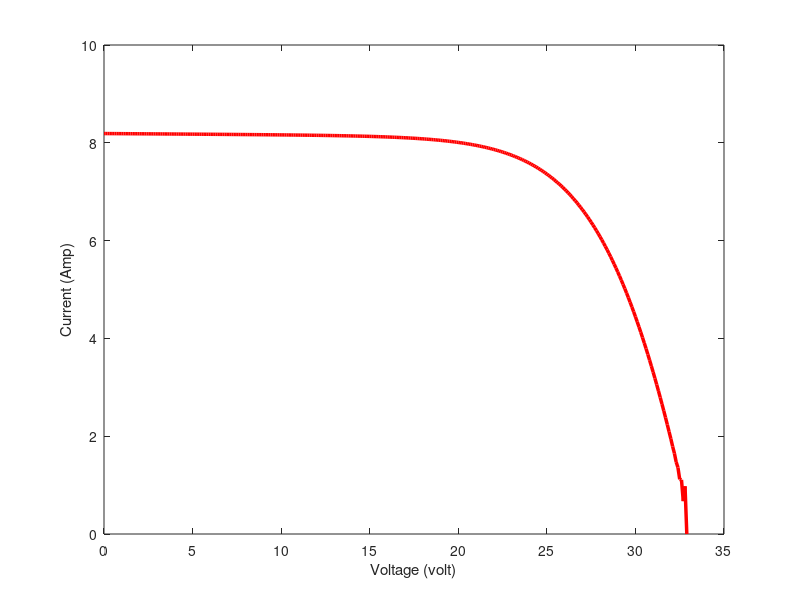
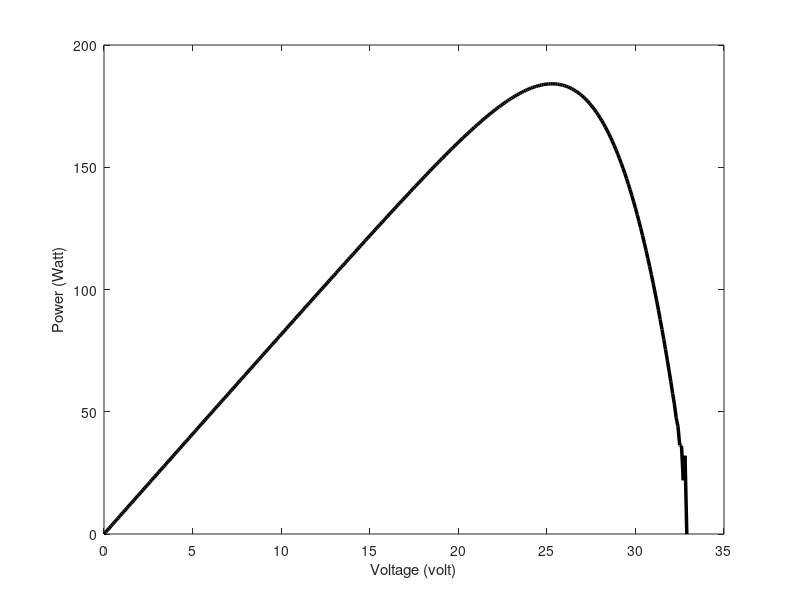

Write MATLAB code to recreate these figures, in order.
% |||||||||||||||||||||||| PV_Characteristics ||||||||||||||||||||||||||||| 

clc;
close all;
clear all;

%EEE_HUB EEE_HUB EEE  Constant Declaration  EEE_HUB EEE_HUB EEE_HUB EEE_HUB

K=1.38065e-23;                                           %Boltzman Constant
q=1.602e-19;                                             %Electron's Charge
Iscn=8.21;                               %Desigerable Short Circuit Current 
Vocn=32.9;                               % Desigerable Open Circuit Voltage 
Kv=-0.123;                                  % Temperature  Voltage Constant 
Ki=0.0032;                                   %Temperature  Current Constant
Ns=54;                                     %Number of Series Conected Cells
T=25+273;                                 % Operating Temperature in Kelvin
Tn=30+273;                                              %Temperature at STC 
Gn=1000;                                                 %Irradiance at STC 
a=2.0;                                     %Diode Ideality Constant [1<a<2]
Eg=1.2; %Band Gap of silicon at Temperature of STC condition [ 25 deg. Cel]
G=1000;                                                  %Actual Irradiance
Rs=0.221;                          %Series Resistance of Equivalent PV cell 
Rp=415.405;                      %Parallel Resistance of Equivalent PV cell



%EEE_HUB EEE_HUB EEE Parameter's Value Calculation  EEE_HUB EEE_HUB EEE_HUB

Vtn=Ns*((K*Tn)/q);                                             % Equation 2

I0n=Iscn/((exp(Vocn/(a*Vtn)))-1);                              % Equation 5

I0=I0n*((Tn/T)^3)*exp(((q*Eg/(a*K))*((1/Tn)-(1/T))));           %Equation 4

Ipvn=Iscn;

Ipv=(G/Gn)*(Ipvn+Ki*(T-Tn));                                    %Equation 3

Vt=Ns*((K*T)/q);

i=1;
I(1)=0;

for (V=Vocn: -0.1: 0)
    
    I_term1=I0*(exp((V+I(i)*Rs)/(Vt*a))-1);             %Part of Equation 1
    
    I_term2= (V+I(i)*Rs)/Rp;                           % Part of Equation 1
    
    I(i+1)=Ipv-(I_term1+I_term2);                               %Equation 1
        
    
    if I(i)>0                     % Negative Power and Current Control Loop
       I(i)=I(i);
    else 
       I(i)=0;
    end
    
    
    Pi(i)=V*I(i);
    
    Vi(i)=V;
    
    i=i+1;
end



%EEE_HUB EEE_HUB EEE Graphical Interface   EEE_HUB EEE_HUB EEE_HUB  EEE_HUB
figure(1)
plot(Vi(1:i-1),I(1:i-1),'r', 'Linewidth',2.5)
xlabel('Voltage (volt)');
ylabel('Current (Amp)');

figure(2)
plot(Vi(1:i-1),Pi(1:i-1),'k', 'Linewidth',2.5)
xlabel('Voltage (volt)');
ylabel('Power (Watt)');

% |||||||||||||||||||||:||||||||||| End |||||||||||||||||||||||||||||||||||  




